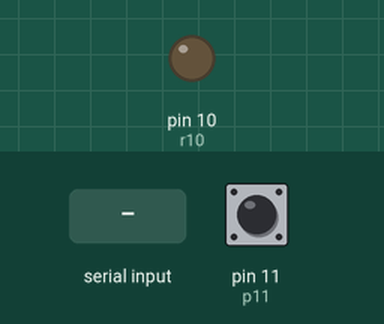
A sketch run on a simulated Arduino Uno, built with avr-gcc and run on an emulated ATmega328P. On the bench: output pins drawn as LEDs (lit = HIGH). The test bench sets the inputs (shaded band); at power-on: pin 11 (p11) HIGH. What the sketch prints to the serial monitor is not drawn.

Above: at 6.2 s.
6.3 s: "K" received over Serial
16.5 s: "A" received over Serial
At 20.6 s:
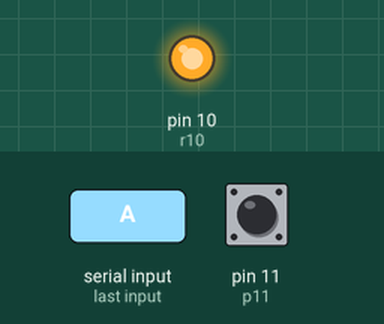
26.5 s: "Z" received over Serial
Timing chart, 0 to 29.5 s (numbered marks = the images above; inputs shaded):
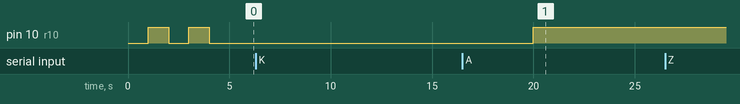

Measured:
- after the input at 6.3 s, every drawn part: stays the same
- after the input at 16.5 s, pin 10 (r10): LOW → HIGH after 3.5 s
- after the input at 26.5 s, every drawn part: stays the same

The sketch:

LoopSimple-Cutoff.ino
```cpp
//periodically checks for radio message. If recieve kill signal, flip relay module. Send Confirmation that relay has been engaged.

///////////////////////////

////// VARIABLES //////

int p11 = 11;                 //define "read" Pin to confirm relay has been flipped

int r10 = 10;                 //define "write" pins to control Relay module

int s11 = digitalRead(11);    //to handle data of current State of the relay

int b11;                      //to temporarily remember the last Broadcast data of the realy

int bedtime = 0;              //1= its time for bed. 0= its time to stay awake.

int st = 5;                   //minutes of radio inactivity before XBEE goes into sleep mode

int sp = 25;                  //minutes XBEE will sleep before waking the radio back up

int timeout = 0;

int tick8 = 0;

////// SETUP //////

void setup() {

pinMode(r10, OUTPUT); //SET PINS AS OUTPUT TO RELAY MODULE

digitalWrite(r10, LOW);  //ground ignition at startup for safety. verify connection before allowing engine to run.
  //if battery dies overnighht well will be down in the morning.

pinMode(p11,INPUT_PULLUP); //define liquid level pin mode

Serial.begin(9600);                       //START COMMUNICATING WITH XBEE

    Serial.print('A');
    digitalWrite(r10, LOW);
    delay(1000);
    Serial.print('A');
    digitalWrite(r10, HIGH);
    delay(1000);
    Serial.print('A');
    digitalWrite(r10, LOW);
    delay(1000);
    Serial.print('A');
    digitalWrite(r10, HIGH);
    delay(1000);
    Serial.print('A');
    digitalWrite(r10, LOW);
    delay(1000);

    bedtime = 0;

}

///// LOOP /////

void loop() {

while (bedtime==0){

                       //wait 5 seconds

while (Serial.available()>0){             //if message available...

char RXbyte = char(Serial.read());        //read message...

  if (RXbyte == 'K') {                    //if message is "K"...
    digitalWrite(r10, LOW);               //close iginition circuit
    delay(5000);
    int s11 = digitalRead(p11);
    if (s11 == HIGH){
    Serial.print('k');                    //send "k" message to confirm relay has been flipped
    timeout=1;
    } else {
    Serial.print('E');
    }
  }
if (RXbyte == 'A') {                      //if message is "A"...
    digitalWrite(r10, HIGH);               //open iginition circuit
    delay(5000);
    s11 = digitalRead(p11);
    if (s11 == LOW){
    Serial.print('a');                    //send "k" message to confirm relay has been flipped
    timeout=1;
    } else {
    Serial.print('E');
    }
  }

if (RXbyte == 'Z') {                      //when level box recieves confirmation is sends "Z"
    Serial.print('z');                    //send "z" to confirm
    timeout=1;
  }

if (RXbyte == 'z') {
                                         //end communication with xbee
   delay(300000);
    bedtime=1;                           //initiate bedtime next loop
    timeout=1;
  }

} //end serial available while

  delay(5000);
  timeout++;

  if (timeout>720000) {                   //if timout count is greater than 1 hour....
    digitalWrite(r10, LOW);               //close iginition circuit, kill engine
    Serial.print('k');                    //send "k" message to confirm relay has been flipped
  }

} //end bedtime=0 while

while (bedtime==1){

 delay(8000);                             //wait 8 seconds
 tick8++;                                 //add 1 to "tick8"

if (tick8>225){                          //after 30 minutes...
    bedtime=0;                           //end bedtime
}                                        //end tick8 if

} //end bedtime=1 while

} //end main loop
```
